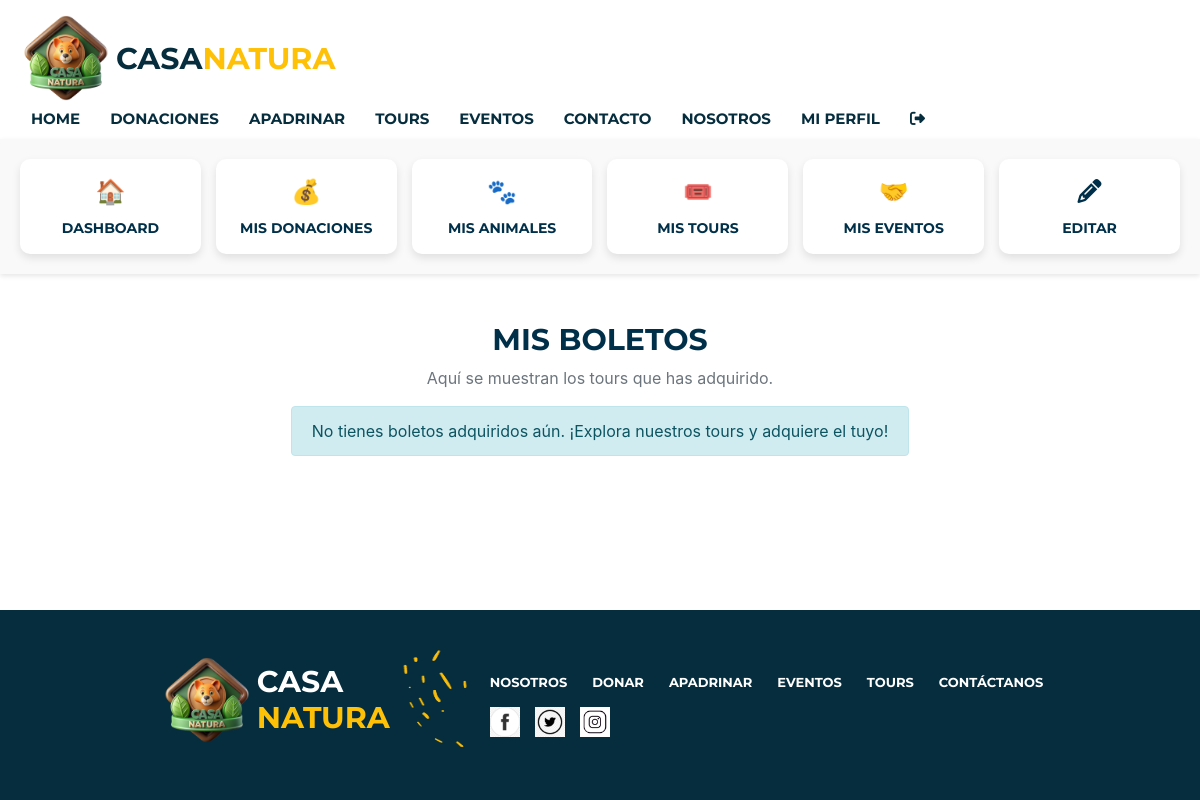
The app's page /misboletos.php (signed in), older data.
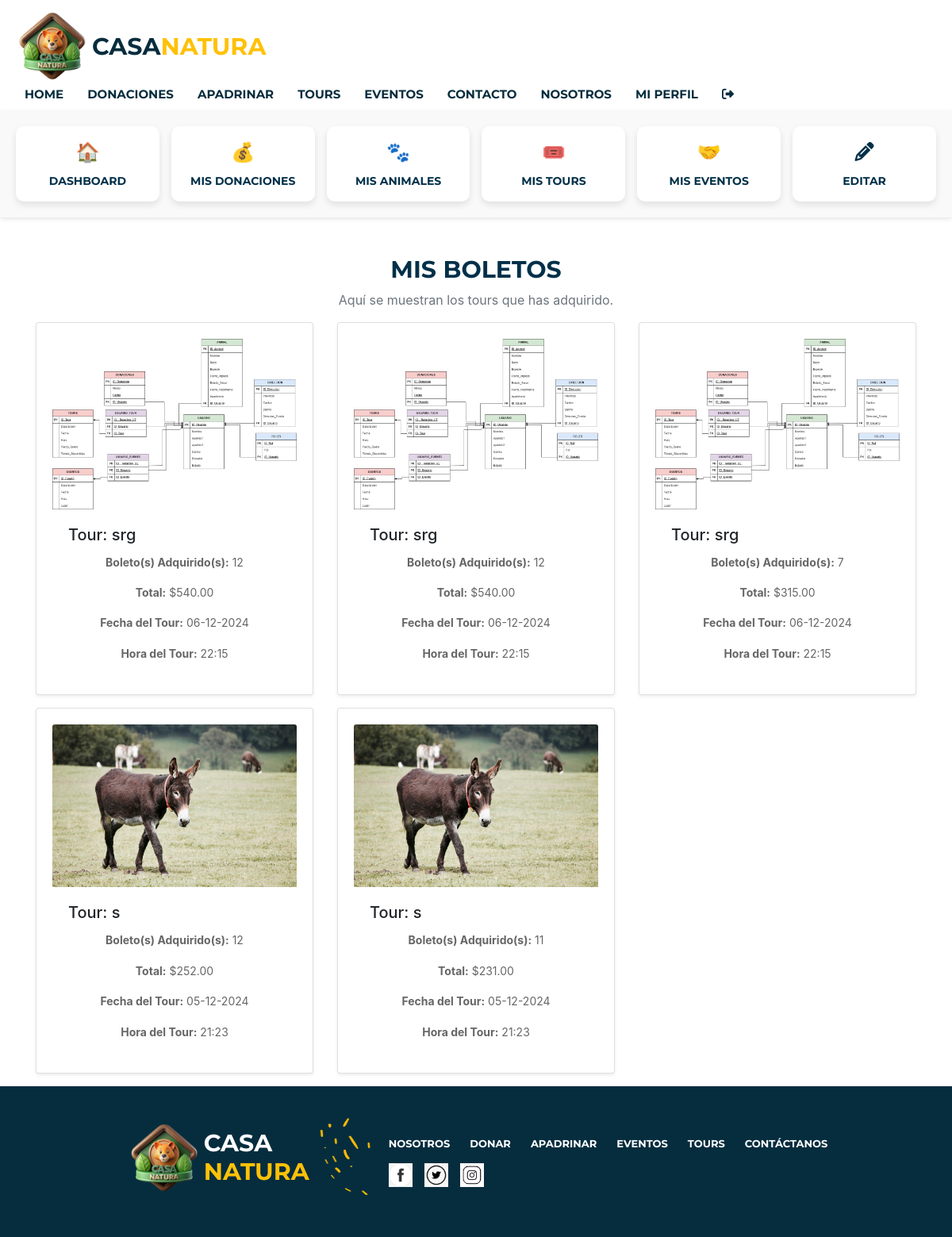
The same page, newer data.
### tables this page shows
CREATE TABLE `usuario_tour` (
  `ID_Relacion_UT` int(10) NOT NULL,
  `ID_Usuario` int(10) NOT NULL,
  `ID_Tour` int(10) NOT NULL,
  `MetodoPago` varchar(50) DEFAULT NULL,
  `BoletosAdquridos` int(11) DEFAULT NULL,
  `Total` decimal(10,0) DEFAULT NULL
);

CREATE TABLE `tours` (
  `ID_Tour` int(10) NOT NULL,
  `Nombre` varchar(255) NOT NULL,
  `Descripcion` text NOT NULL,
  `Fecha` date NOT NULL,
  `Hora` time(6) NOT NULL,
  `Precio_Boleto` decimal(10,2) NOT NULL,
  `Tickets_Disponibles` int(10) NOT NULL,
  `TicketsVendidos` int(11) NOT NULL,
  `Imagen` varchar(255) NOT NULL
);

### misboletos.php (the view, shortened to what this page needs)
<?php
include("actions/conexion.php");
$usuario_id = $_SESSION['usuario_id'];
$query = "
    SELECT
        ut.ID_Relacion_UT,
        t.Nombre,
        ut.BoletosAdquridos,
        ut.Total,
        t.Fecha,
        t.Hora,
        t.Imagen
    FROM usuario_tour ut
    INNER JOIN tours t ON ut.ID_Tour = t.ID_Tour
    WHERE ut.ID_Usuario = ?
";
$stmt = $conn->prepare($query);
$stmt->bind_param("i", $usuario_id);
$stmt->execute();
$result = $stmt->get_result();
?>
<!DOCTYPE html>
<html lang="es">
<head>
    <link rel="stylesheet" href="https://cdnjs.cloudflare.com/ajax/libs/font-awesome/6.7.1/css/all.min.css" />
    <link rel="stylesheet" href="./css/style.css" >
    <link rel="stylesheet" href="https://cdn.jsdelivr.net/npm/bootstrap@4.3.1/dist/css/bootstrap.min.css">
</head>
<body>
    <nav>
    <?php
    include('fragmentos.php');
    echo $navbar;
    ?>
    </nav>
    <main>
    <?php
    include('fragmentos.php');
    echo $opciones;
    ?>
        <div class="container mt-4">
            <h1 class="perfil-title-donaciones text-center mt-5">MIS BOLETOS</h1>
            <p class="text-center text-muted">Aquí se muestran los tours que has adquirido.</p>
            <div class="row">
                <?php if ($result->num_rows > 0): ?>
                    <?php while ($boleto = $result->fetch_assoc()): ?>
                        <div class="col-md-4">
                            <div class="card mb-3 shadow-sm">
                                <img src="imagenes/<?php echo $boleto['Imagen']; ?>" class="card-img-top" alt="Imagen del Tour">
                                <div class="card-body">
                                    <h5 class="card-title">Tour: <?php echo $boleto['Nombre']; ?></h5>
                                    <p class="card-text"><strong>Boleto(s) Adquirido(s):</strong> <?php echo $boleto['BoletosAdquridos']; ?></p>
                                    <p class="card-text"><strong>Total:</strong> $<?php echo number_format($boleto['Total'], 2); ?></p>
                                    <p class="card-text"><strong>Fecha del Tour:</strong> <?php echo date("d-m-Y", strtotime($boleto['Fecha'])); ?></p>
                                    <p class="card-text"><strong>Hora del Tour:</strong> <?php echo date("H:i", strtotime($boleto['Hora'])); ?></p>
                                </div>
                            </div>
                        </div>
                    <?php endwhile; ?>
                <?php else: ?>
                    <div class="alert alert-info" role="alert">
                        No tienes boletos adquiridos aún. ¡Explora nuestros tours y adquiere el tuyo!
                    </div>
                <?php endif; ?>
            </div>
        </div>
    </main>
    <?php include('fragmentos.php'); echo $footer; ?>
</body>
</html>

Row changes from the older to the newer data that the page shows:
added usuario_tour: ID_Tour.Imagen (picture), ID_Tour.Nombre "srg", BoletosAdquridos "12", Total "540.00", ID_Tour.Fecha "06-12-2024", ID_Tour.Hora "22:15"
added usuario_tour: ID_Tour.Imagen (picture), ID_Tour.Nombre "srg", BoletosAdquridos "12", Total "540.00", ID_Tour.Fecha "06-12-2024", ID_Tour.Hora "22:15"
added usuario_tour: ID_Tour.Imagen (picture), ID_Tour.Nombre "srg", BoletosAdquridos "7", Total "315.00", ID_Tour.Fecha "06-12-2024", ID_Tour.Hora "22:15"
added usuario_tour: ID_Tour.Imagen (picture), ID_Tour.Nombre "s", BoletosAdquridos "12", Total "252.00", ID_Tour.Fecha "05-12-2024", ID_Tour.Hora "21:23"
added usuario_tour: ID_Tour.Imagen (picture), ID_Tour.Nombre "s", BoletosAdquridos "11", Total "231.00", ID_Tour.Fecha "05-12-2024", ID_Tour.Hora "21:23"
Text that changed along with them:
text no longer shown: "No tienes boletos adquiridos aún. ¡Explora nuestros tours y adquiere el tuyo!"
